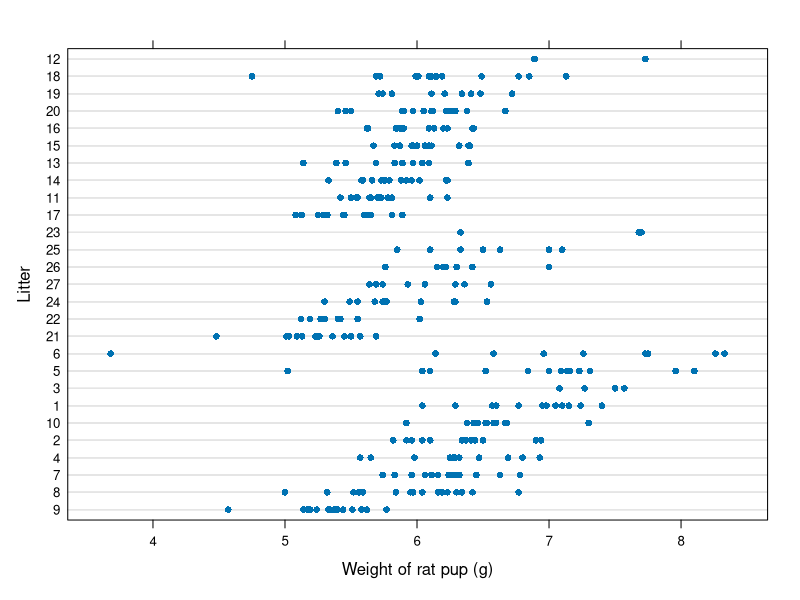
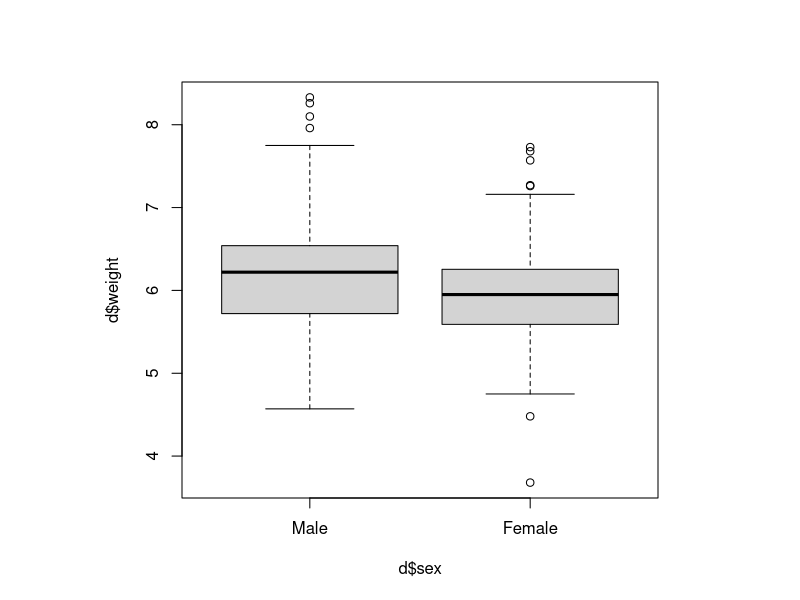
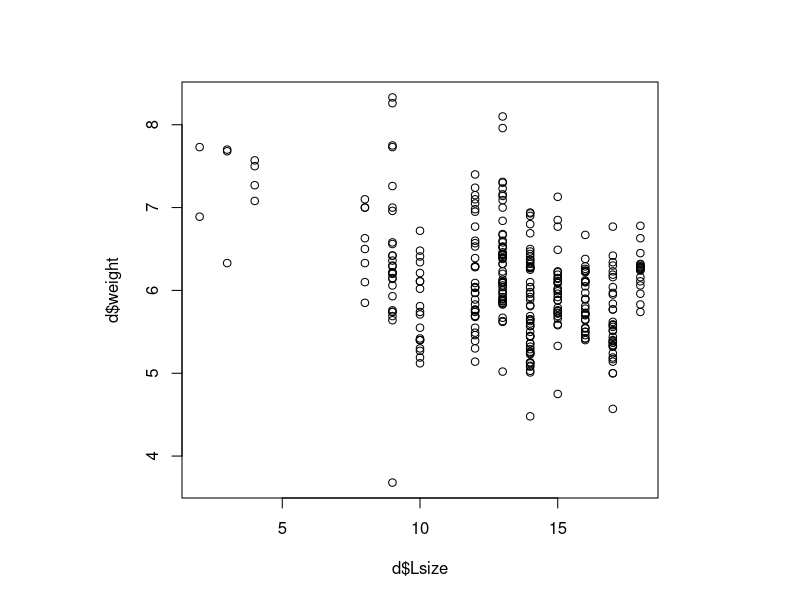
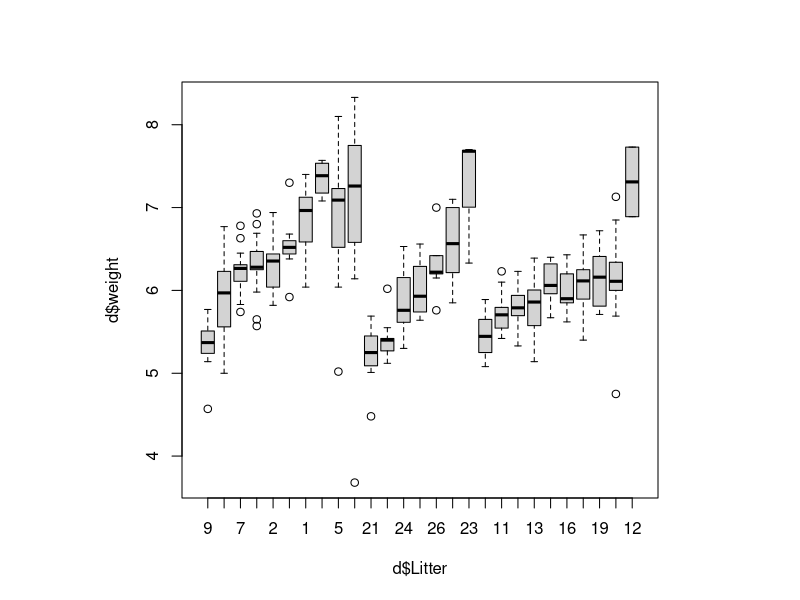
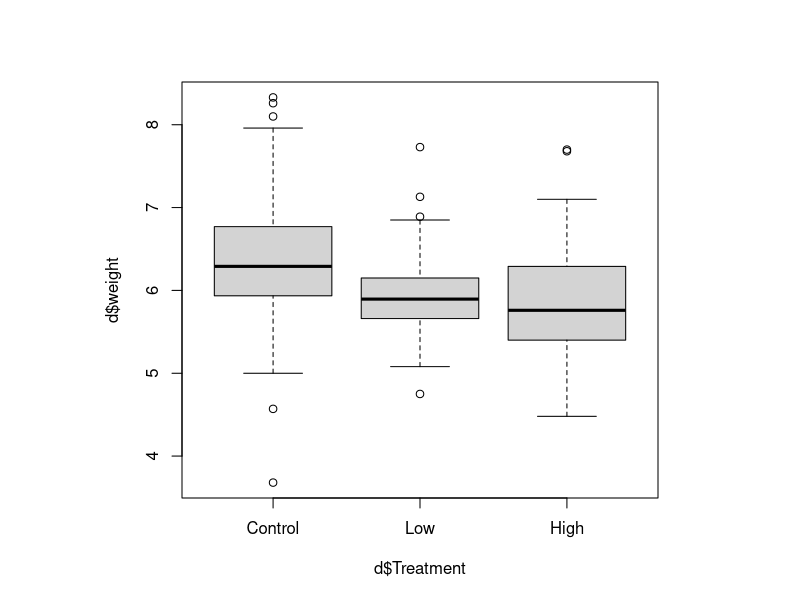

These figures' R source, in order:
## ---- chunk 1
knitr::opts_chunk$set(collapse=TRUE, comment = "#>", fig.width=9, fig.height=6, eval=TRUE, echo=TRUE, results="verbatim", warning=FALSE)
## ---- chunk 2
d = nlme::RatPupWeight
head(d)
dim(d)
layout(1, respect=TRUE)
plot(d)
## ---- chunk 3
layout(matrix(1:1, 1), respect=TRUE)
boxplot(d$weight~d$sex)
plot(d$weight~d$Lsize)
boxplot(d$weight~d$Litter)
boxplot(d$weight~d$Treatment)
## ---- chunk 4
sessionInfo()
